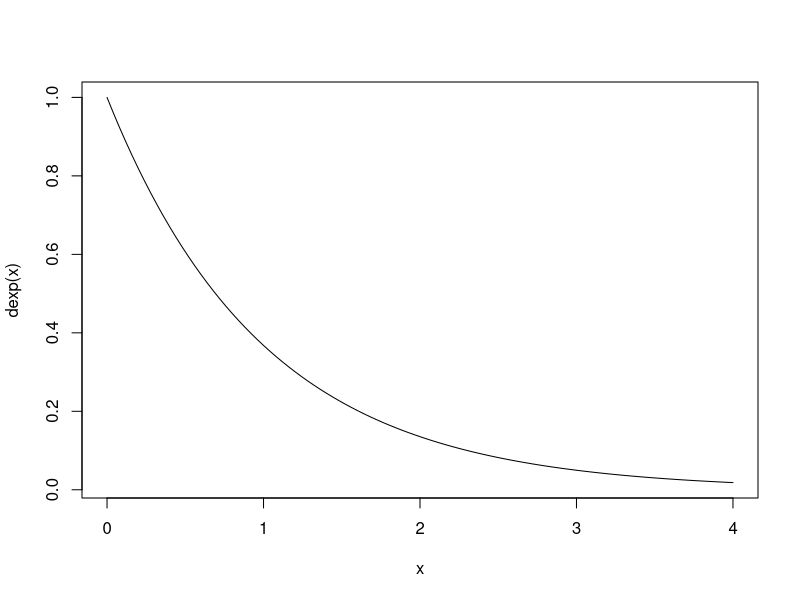
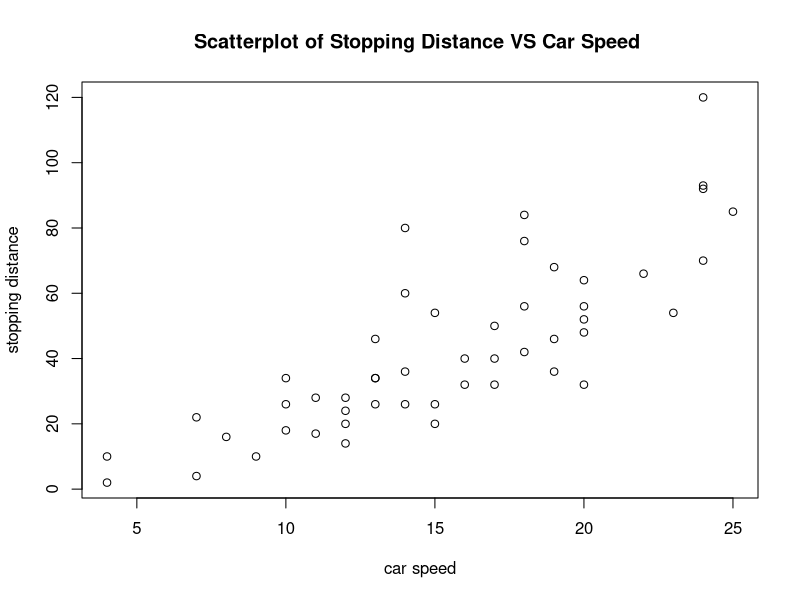

These figures' R source, in order:
## ---- chunk 1
#Find all possible R built-in functions related to exp distribution 
search()
objects(3)
## ---- chunk 2
curve(dexp,from=0,to=4)
## ---- chunk 3
# Use for loop for sum
sum1<-0
for (i in 1:100) {
  sum1<-sum1+i
}
sum1
# Use for R function for sum
sum(1:100)
sum1==sum(1:100)


# Use for loop for mean
sum1_mean<-0
for (i in 1:100) {
  sum1_mean<-sum1_mean*(i-1)/i+1
}
sum1_mean
# Use for R function for mean
mean(1:100)
sum1_mean==mean(1:100)
## ---- chunk 4
# n=10;Use for loop and compare with geometric series formula
n_10<-0
for (j in 0:10) {
  n_10<- n_10+1.08^j
}
n_10
n_10_formula<-(1-1.08^11)/(1-1.08)
n_10_formula
n_10==n_10_formula

#n=20;Use for loop and compare with geometric series formula
n_20<-0
for (j in 0:20) {
  n_20<- n_20+1.08^j
}
n_20
n_20_formula<-(1-1.08^21)/(1-1.08)
n_20_formula
n_20==n_20_formula

#n=30;Use for loop and compare with geometric series formula
n_30<-0
for (j in 0:30) {
  n_30<- n_30+1.08^j
}
n_30
n_30_formula<-(1-1.08^31)/(1-1.08)
n_30_formula
n_30==n_30_formula

#n=40;Use for loop and compare with geometric series formula
n_40<-0
for (j in 0:40) {
  n_40<- n_40+1.08^j
}
n_40
n_40_formula<-(1-1.08^41)/(1-1.08)
n_40_formula
n_40==n_40_formula


#n=10;Use sum function and compare with geometric series formula
sum_n10<-0
sum_n10<-sum(1.08^(0:10))
sum_n10
n_10_formula
sum_n10==n_10_formula

#n=20;Use sum function and compare with geometric series formula
sum_n20<-0
sum_n20<-sum(1.08^(0:20))
sum_n20
n_20_formula
sum_n20==n_20_formula

#n=30;Use sum function and compare with geometric series formula
sum_n30<-0
sum_n30<-sum(1.08^(0:30))
sum_n30
n_30_formula
sum_n30==n_30_formula

#n=40;Use sum function and compare with geometric series formula
sum_n40<-0
sum_n40<-sum(1.08^(0:40))
sum_n40
n_40_formula
sum_n40==n_40_formula

#Find difference when n=30
n_30-n_30_formula
n_30-sum_n30
c(sum_n30,n_30)
## ---- chunk 5
n<-1000
set.seed(721)
Sam1000<-numeric(15)
for (i in 1:15) {
  #Generate 1000 random numbers from Normal Distribution 
  sample1000<-rnorm(n,0,1)
  #Absolute values
  abs_sample1000<-abs(sample1000)
  #The absolute values that is less than 2
  small_abs_sample1000<-abs_sample1000<2
  #The proportion
  Sam1000[i]<-mean(small_abs_sample1000)
}
Sam1000
## ---- chunk 6
n<-10000
set.seed(721)
Sam10000<-numeric(15)
for (i in 1:15) {
  #Generate 10000 random numbers from Normal Distribution 
  sample10000<-rnorm(n,0,1)
  #Absolute values
  abs_sample10000<-abs(sample10000)
  #The absolute values that is less than 2
  small_abs_sample10000<-abs_sample10000<2
  #The proportion
  Sam10000[i]<-mean(small_abs_sample10000)
}
Sam10000
## ---- chunk 7
var(Sam1000)
max(Sam1000)-min(Sam1000)
var(Sam10000)
max(Sam10000)-min(Sam10000)
## ---- chunk 8
col1<-seq(1:8)
col2<-rep(1:2,each=4)
col3<-rep(1:2,each=2,times=2)
col4<-rep(1:2,each=1,times=4)
Q5<-cbind(col1,col2,col3,col4)
matrix(Q5,nrow=8,ncol=4,byrow=FALSE)
## ---- chunk 9
#Load build-in data frame cars 
data(cars)
## ---- chunk 10
help(cars)
## ---- chunk 11
#Find the observations that the car speed is 20 miles per hour
speed20<-cars[cars$speed==20,] 
#Get the mean of stopping distance of the car with 20 miles per hour speed 
mean(speed20$dist)
## ---- chunk 12
plot(x=cars$speed,y=cars$dist,main="Scatterplot of Stopping Distance VS Car Speed ",xlab="car speed",ylab="stopping distance")
## ---- chunk 13
#Load the built-in data frame USArrests
data("USArrests")
## ---- chunk 14
nrow(USArrests)
ncol(USArrests)
## ---- chunk 15
#Calculate the median of each columb
median(USArrests$Murder)
median(USArrests$Assault)
median(USArrests$UrbanPop)
median(USArrests$Rape)
## ---- chunk 16
#Find the observations that the UrbanPop exceeds 77%
Urban_77<-USArrests$Murder[USArrests$UrbanPop>77]
#Get the average per capita murder rate
mean(Urban_77)
#Find the observations that the UrbanPop less than 50%
Urban_50<-USArrests$Murder[USArrests$UrbanPop<50]
#Get the average per capita murder rat
mean(Urban_50)
## ---- chunk 17
set.seed(721)
#A sample with sampling 12 rows from USArrests data frame withous replacement
Sam_12_row<-sample(1:50,12,replace = FALSE)
#Corrspond the rows
Sam_12<-USArrests[Sam_12_row,]
Sam_12
